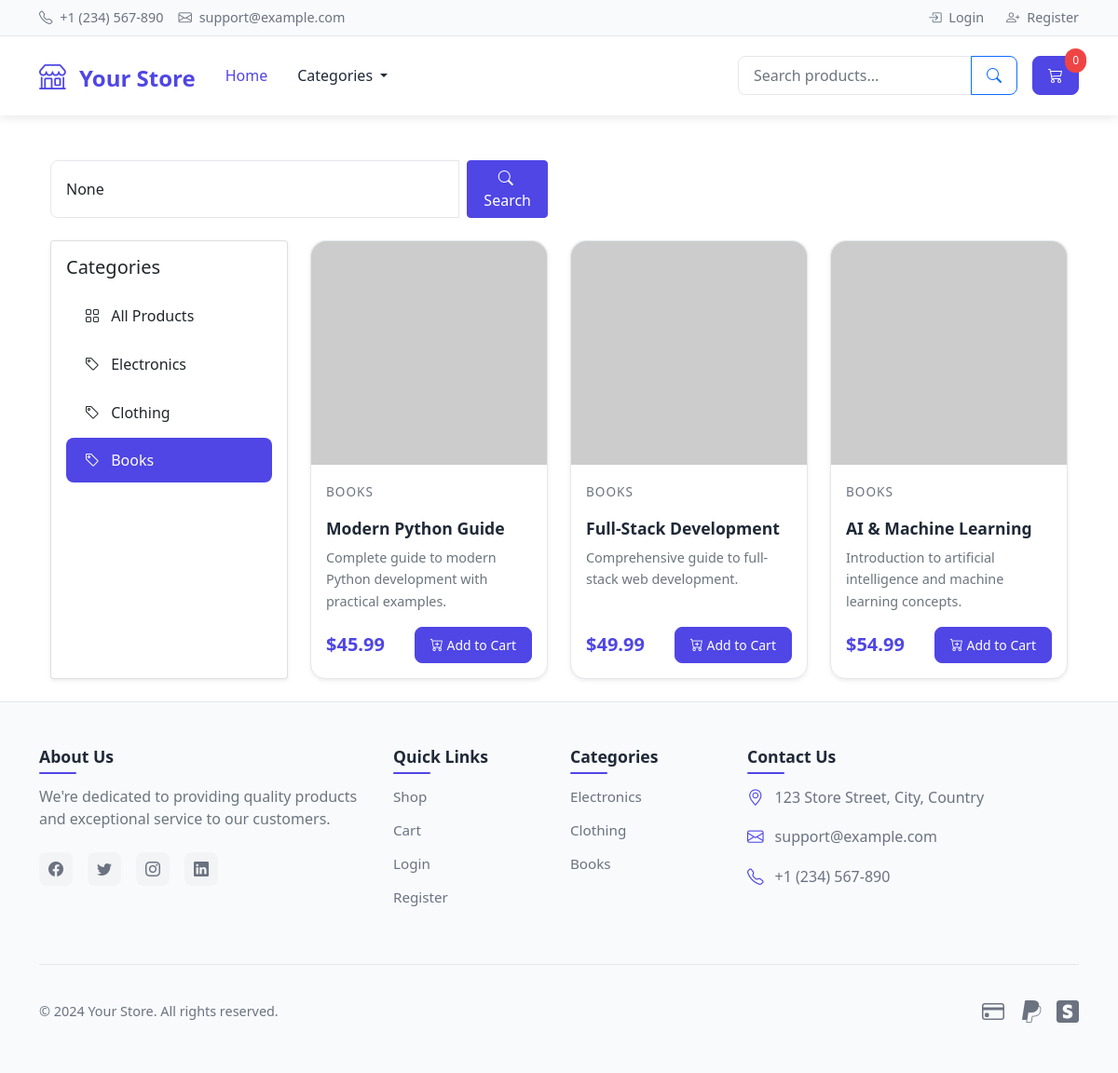
/?category=12, run on the app's committed database.
### store/models.py (models this page shows, shortened)
class Category(models.Model):
    name = models.CharField(max_length=100)
    description = models.TextField(blank=True)
    class Meta:
        verbose_name_plural = 'Categories'

class Product(models.Model):
    name = models.CharField(max_length=200)
    description = models.TextField()
    price = models.DecimalField(max_digits=10, decimal_places=2)
    category = models.ForeignKey(Category, on_delete=models.CASCADE)
    image = models.ImageField(upload_to='products/', blank=True)
    image_url = models.URLField(blank=True)
    stock = models.IntegerField(default=0)
    available = models.BooleanField(default=True)
    created = models.DateTimeField(auto_now_add=True)
    updated = models.DateTimeField(auto_now=True)

### store/views.py (the view)
# urls.py: path('', views.shop, name='shop'),
def shop(request):
    category_id = request.GET.get('category')
    search_query = request.GET.get('search')
    products = Product.objects.filter(available=True)
    if category_id:
        products = products.filter(category_id=category_id)
    if search_query:
        products = products.filter(name__icontains=search_query)
    context = get_base_context()
    context.update({
        'products': products,
        'current_category': category_id,
        'search_query': search_query
    })
    return render(request, 'store/shop.html', context)

### store/templates/store/shop.html (shortened to what this page needs)
{% extends 'store/base.html' %} {% block content %}
<div class="container py-4">
  <div class="row g-4 mb-4">
    <div class="col-md-6">
      <form method="get" class="d-flex">
        <input
          type="text"
          name="search"
          class="form-control me-2"
          placeholder="Search products..."
          value="{{ search_query }}"
        />
        <button type="submit" class="btn btn-primary">
          <i class="bi bi-search me-1"></i> Search
        </button>
      </form>
    </div>
  </div>
  <div class="row g-4">
    <div class="col-md-3">
      <div class="card shadow-sm h-100">
        <div class="card-body">
          <h5 class="card-title mb-3">Categories</h5>
          <div class="list-group list-group-flush">
            <a
              href="{% url 'shop' %}"
              class="list-group-item list-group-item-action {% if not current_category %}active{% endif %}"
            >
              <i class="bi bi-grid me-2"></i> All Products
            </a>
            {% for category in categories %}
            <a
              href="?category={{ category.id }}"
              class="list-group-item list-group-item-action {% if current_category == category.id|stringformat:'s' %}active{% endif %}"
            >
              <i class="bi bi-tag me-2"></i> {{ category.name }}
            </a>
            {% endfor %}
          </div>
        </div>
      </div>
    </div>
    <div class="col-md-9">
      <div class="row row-cols-1 row-cols-md-2 row-cols-lg-3 g-4">
        {% for product in products %}
        <div class="col">
          <div class="card h-100 shadow-sm product-card">
            {% if product.image %}
            <div class="product-image-wrapper">
              <img
                src="{{ product.image.url }}"
                class="card-img-top"
                alt="{{ product.name }}"
              />
              <div class="product-overlay">
                <a
                  href="{% url 'product_detail' product.id %}"
                  class="btn btn-light btn-sm"
                >
                  <i class="bi bi-eye"></i> Quick View
                </a>
              </div>
            </div>
            {% elif product.image_url %}
            <div class="product-image-wrapper">
              <img
                src="{{ product.image_url }}"
                class="card-img-top"
                alt="{{ product.name }}"
              />
            </div>
            {% endif %}
            <div class="card-body d-flex flex-column">
              <div class="mb-2">
                <span class="product-category"
                  >{{ product.category.name }}</span
                >
              </div>
              <h5 class="card-title product-title">{{ product.name }}</h5>
              <p class="card-text text-muted product-description">
                {{ product.description|truncatewords:20 }}
              </p>
              <div class="mt-auto">
                <div class="d-flex justify-content-between align-items-center">
                  <span class="h5 mb-0 product-price"
                    >${{ product.price }}</span
                  >
                  <div class="btn-group">
                    {% if product.stock > 0 %}
                    <a
                      href="{% url 'add_to_cart' product.id %}"
                      class="btn btn-primary btn-sm"
                    >
                      <i class="bi bi-cart-plus"></i> Add to Cart
                    </a>
                    {% else %}
                    <button class="btn btn-secondary btn-sm" disabled>
                      Out of Stock
                    </button>
                    {% endif %}
                  </div>
                </div>
              </div>
            </div>
          </div>
        </div>
        {% endfor %}
      </div>
    </div>
  </div>
</div>
{% endblock %}

### store/templates/store/base.html (shortened to what this page needs)
<!DOCTYPE html>
<html>
  <head>
    <link
      href="https://cdn.jsdelivr.net/npm/bootstrap@5.1.3/dist/css/bootstrap.min.css"
      rel="stylesheet"
    />
    <link
      rel="stylesheet"
      href="https://cdn.jsdelivr.net/npm/bootstrap-icons@1.8.1/font/bootstrap-icons.css"
    />
  </head>
  <body>
    <header class="header">
      <div class="top-bar py-2">
        <div class="container">
          <div class="row align-items-center">
            <div class="col-md-6">
              <div class="top-contact d-flex gap-3">
                <span
                  ><i class="bi bi-telephone me-1"></i> +1 (234) 567-890</span
                >
                <span
                  ><i class="bi bi-envelope me-1"></i> support@example.com</span
                >
              </div>
            </div>
            <div class="col-md-6">
              <div class="top-links">
                {% if user.is_authenticated %}
                <a href="#"
                  ><i class="bi bi-person me-1"></i> {{ user.username }}</a
                >
                <a href="{% url 'logout' %}"
                  ><i class="bi bi-box-arrow-right me-1"></i> Logout</a
                >
                {% else %}
                <a href="{% url 'login' %}"
                  ><i class="bi bi-box-arrow-in-right me-1"></i> Login</a
                >
                <a href="{% url 'register' %}"
                  ><i class="bi bi-person-plus me-1"></i> Register</a
                >
                {% endif %}
              </div>
            </div>
          </div>
        </div>
      </div>
      <nav class="navbar navbar-expand-lg">
        <div class="container">
          <a class="navbar-brand" href="{% url 'shop' %}">
            <i class="bi bi-shop me-2"></i>
            Your Store
          </a>
          <div class="collapse navbar-collapse" id="navbarMain">
            <ul class="navbar-nav me-auto">
              <li class="nav-item">
                <a
                  class="nav-link {% if request.path == '/' %}active{% endif %}"
                  href="{% url 'shop' %}"
                >
                  Home
                </a>
              </li>
              <li class="nav-item dropdown">
                <a
                  class="nav-link dropdown-toggle"
                  href="#"
                  role="button"
                  data-bs-toggle="dropdown"
                >
                  Categories
                </a>
              </li>
            </ul>
            <form class="d-flex me-3" action="{% url 'shop' %}" method="get">
              <div class="input-group">
                <input
                  type="text"
                  name="search"
                  class="form-control"
                  placeholder="Search products..."
                  value="{{ search_query|default:'' }}"
                />
                <button class="btn btn-outline-primary" type="submit">
                  <i class="bi bi-search"></i>
                </button>
              </div>
            </form>
            <div class="nav-cart">
              <a href="{% url 'cart' %}" class="btn btn-primary">
                <i class="bi bi-cart3"></i>
                <span class="cart-count">{{ cart_count|default:'0' }}</span>
              </a>
            </div>
          </div>
        </div>
      </nav>
    </header>
    <div class="container mt-4">{% block content %} {% endblock %}</div>
    <footer class="footer mt-auto py-5">
      <div class="container">
        <div class="row g-4">
          <div class="col-lg-4 col-md-6">
            <h5 class="footer-title">About Us</h5>
            <p class="text-muted mb-4">
              We're dedicated to providing quality products and exceptional
              service to our customers.
            </p>
            <div class="social-links">
              <a href="#" class="social-link">
                <i class="bi bi-facebook"></i>
              </a>
              <a href="#" class="social-link">
                <i class="bi bi-twitter"></i>
              </a>
              <a href="#" class="social-link">
                <i class="bi bi-instagram"></i>
              </a>
              <a href="#" class="social-link">
                <i class="bi bi-linkedin"></i>
              </a>
            </div>
          </div>
          <div class="col-lg-2 col-md-6">
            <h5 class="footer-title">Quick Links</h5>
            <ul class="footer-links">
              <li><a href="{% url 'shop' %}">Shop</a></li>
              <li><a href="{% url 'cart' %}">Cart</a></li>
              {% if user.is_authenticated %}
              <li><a href="#">My Account</a></li>
              <li><a href="{% url 'logout' %}">Logout</a></li>
              {% else %}
              <li><a href="{% url 'login' %}">Login</a></li>
              <li><a href="{% url 'register' %}">Register</a></li>
              {% endif %}
            </ul>
          </div>
          <div class="col-lg-2 col-md-6">
            <h5 class="footer-title">Categories</h5>
            <ul class="footer-links">
              {% for category in categories %}
              <li>
                <a href="{% url 'shop' %}?category={{ category.id }}">
                  {{ category.name }}
                </a>
              </li>
              {% endfor %}
            </ul>
          </div>
          <div class="col-lg-4 col-md-6">
            <h5 class="footer-title">Contact Us</h5>
            <ul class="footer-contact">
              <li>
                <i class="bi bi-geo-alt"></i>
                <span>123 Store Street, City, Country</span>
              </li>
              <li>
                <i class="bi bi-envelope"></i>
                <a href="mailto:support@example.com">support@example.com</a>
              </li>
              <li>
                <i class="bi bi-telephone"></i>
                <a href="tel:+1234567890">+1 (234) 567-890</a>
              </li>
            </ul>
          </div>
        </div>
        <div class="footer-bottom">
          <div class="row align-items-center">
            <div class="col-md-6">
              <p class="mb-md-0">
                © {% now "Y" %} Your Store. All rights reserved.
              </p>
            </div>
            <div class="col-md-6">
              <div class="payment-methods">
                <i class="bi bi-credit-card"></i>
                <i class="bi bi-paypal"></i>
                <i class="bi bi-stripe"></i>
              </div>
            </div>
          </div>
        </div>
      </div>
    </footer>
  </body>
</html>

### data on the page
Category: name "Electronics"
Category: name "Clothing"
Category: name "Books"
Product: category.name "BOOKS", name "Modern Python Guide", description "Complete guide to modern Python development with practical examples.", price "45.99", stock "Add to Cart"
Product: category.name "BOOKS", name "Full-Stack Development", description "Comprehensive guide to full-stack web development.", price "49.99", stock "Add to Cart"
Product: category.name "BOOKS", name "AI & Machine Learning", description "Introduction to artificial intelligence and machine learning concepts.", price "54.99", stock "Add to Cart"

### other printed values
{{ cart_count|default:'0' }} "0"
